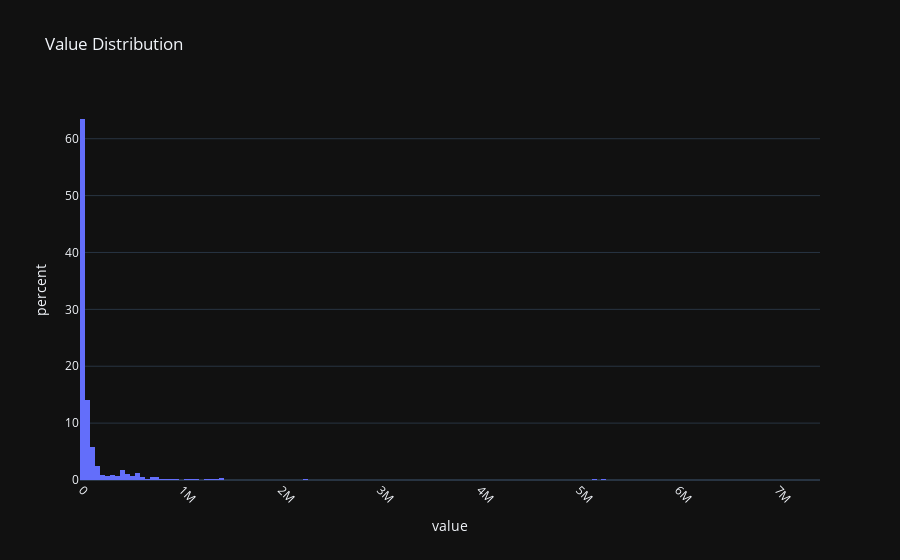

The cell this chart's notebook holds for it:
### Code cell
# Plot Histogram
figure = ex.histogram(greenhouse_gas_data, 
                      x='value', 
                      title='Value Distribution', 
                      labels={'x':'Value', 'y':'Count'}, 
                      template='plotly_dark', 
                      histnorm='percent')

figure.update_xaxes(tickangle=45)

figure.show()

### Figure 1 — Plotly figure (JSON) as saved in the notebook; plotly's stock layout.template omitted (floating-point values rounded to 4 significant figures; data arrays with more than 128 entries replaced by an {"elided": "..."} marker saying what was removed)
{"data": [{"alignmentgroup": "True", "bingroup": "x", "histnorm": "percent", "hovertemplate": "value=%{x}<br>percent=%{y}<extra></extra>", "legendgroup": "", "marker": {"color": "#636efa", "pattern": {"shape": ""}}, "name": "", "offsetgroup": "", "orientation": "v", "showlegend": false, "type": "histogram", "x": {"elided": "8406 float values"}, "xaxis": "x", "yaxis": "y"}], "layout": {"autosize": true, "barmode": "relative", "legend": {"tracegroupgap": 0}, "title": {"text": "Value Distribution"}, "xaxis": {"anchor": "y", "autorange": true, "domain": [0, 1], "range": [-25000, 7425000], "tickangle": 45, "title": {"text": "value"}, "type": "linear"}, "yaxis": {"anchor": "x", "autorange": true, "domain": [0, 1], "range": [0, 66.81], "title": {"text": "percent"}}}}
